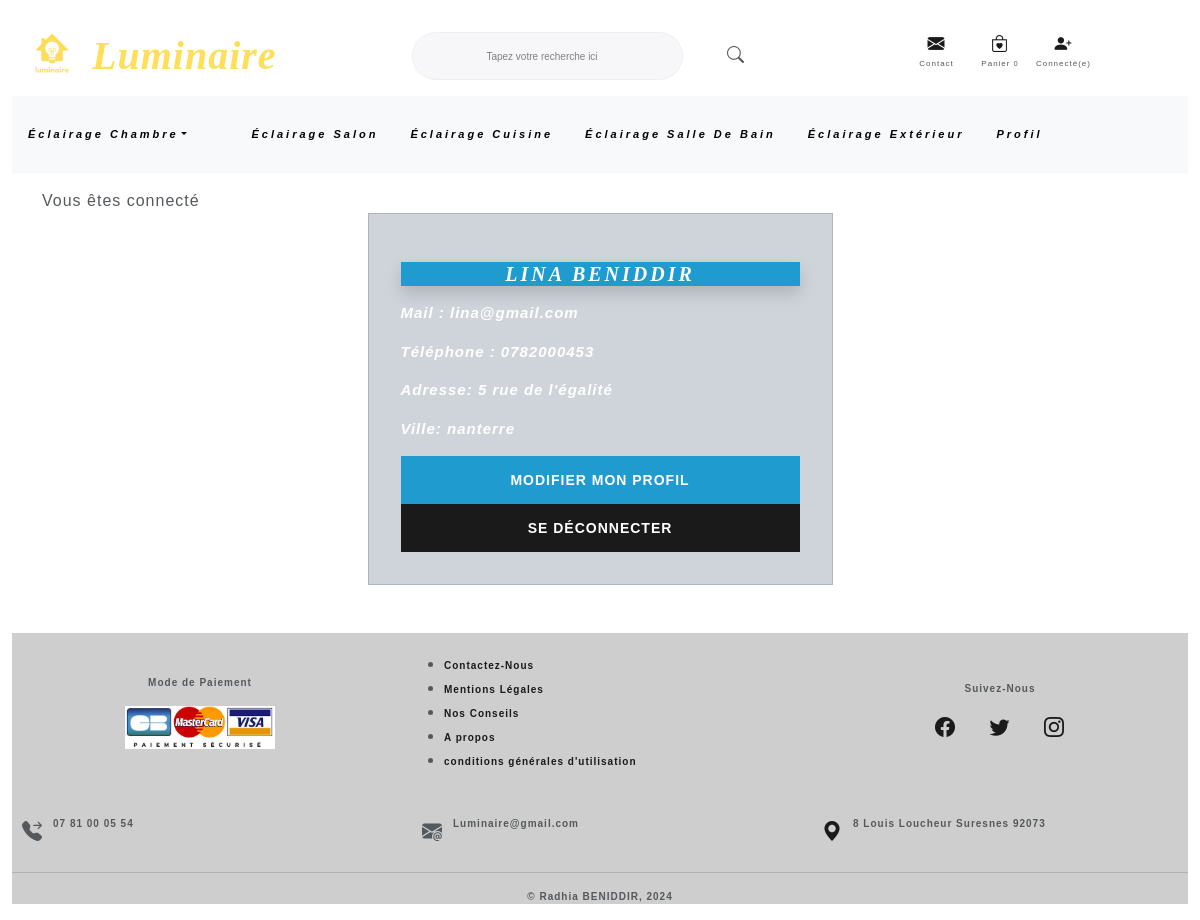
Page /profil.php (signed in) on the committed database.
### tables this page shows
CREATE TABLE `utilisateurs` (
  `id_utilisateur` int NOT NULL,
  `nom` varchar(50) NOT NULL,
  `prenom` varchar(50) NOT NULL,
  `email` varchar(255) NOT NULL,
  `mdp` varchar(255) NOT NULL,
  `telephone` varchar(100) NOT NULL,
  `adresse` varchar(255) NOT NULL,
  `ville` varchar(50) NOT NULL,
  `statut` int NOT NULL DEFAULT '0'
);

### profil.php (the view, shortened to what this page needs)
<?php
require 'inc/init.inc.php';
$requete = $pdoLuminaire->prepare("SELECT * FROM utilisateurs WHERE id_utilisateur = :id_utilisateur");
$requete->execute([
    ':id_utilisateur' => $_SESSION['utilisateurs']['id_utilisateur'],
]);
$userInfo = $requete->fetch(PDO::FETCH_ASSOC);
$paragraphe = "";
estAdmin() ? $paragraphe = "Vous êtes admin" : $paragraphe = "Vous êtes connecté";
require 'inc/header.inc.php';
?>
<main class="container">
    <?php echo $paragraphe ?>
    <div class="col-12 col-md-5 mx-auto  ">
        <div class="card  alert alert-dark">
            <div class="card-body ">
                <h2 class=" text-center bg-info text-light my-3 shadow"><?php echo "$userInfo[prenom] $userInfo[nom]" ?></h2>
                <p class="profil">Mail : <?php echo "$userInfo[email]" ?></p>
                <p class="profil">Téléphone : <?php echo "$userInfo[telephone]" ?></p>
                <p class="profil">Adresse: <?php echo "$userInfo[adresse]" ?></p>
                <p class="profil">Ville: <?php echo "$userInfo[ville]" ?></p>
                <a href="modifprofil.php?id_utilisateur=<?php echo $userInfo['id_utilisateur'] ?>" class="btn btn-info d-block">Modifier Mon Profil</a>
                <a href="profil.php?action=deconnexion" class="btn btn-primary d-block">Se Déconnecter</a>
            </div>
        </div>
    </div>
</main>
<?php
require 'inc/footer.inc.php';
?>

### assets/css/style.css (style rules this page uses)
* { margin: 0; padding: 0; box-sizing: border-box; text-decoration: none; font-family: Arial, Helvetica, sans-serif; }
h2 { font-style: italic; font-size: 20px; font-family: 'garmond'; }
.card { transition: transform 0.3s; }
p { font-size: 15px; }
.profil { font-weight: bold; font-style: italic; color: #fff; }

### rows in the picture
utilisateurs: prenom "LINA", nom "BENIDDIR", email "lina@gmail.com", telephone "0782000453", adresse "5 rue de l'égalité", ville "nanterre"

### other values in the picture
$paragraphe "Vous êtes connecté"
